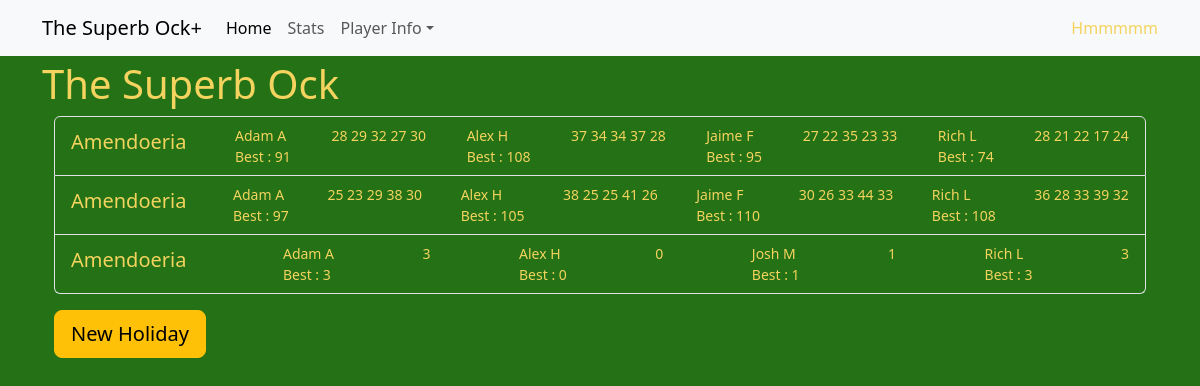
The page /the-superb-ock/ on the database as committed earlier.
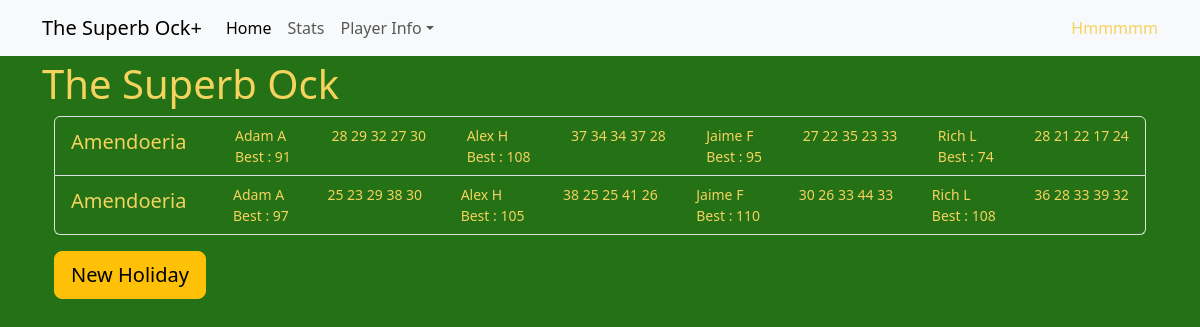
The same page on the database as committed later.
### tournaments/models.py (models this page shows, shortened)
class Holiday(models.Model):
    resort = models.ForeignKey(Resort,on_delete=models.CASCADE)
    tournament = models.ForeignKey(Tournament,on_delete=models.CASCADE)
    holiday_number = models.IntegerField()
    slug = models.SlugField(default="", null=False)

class Resort(models.Model):
    name = models.CharField(max_length=20)
    country = models.CharField(max_length=20)
    latitude = models.DecimalField(decimal_places=6,max_digits=9)
    longitude = models.DecimalField(decimal_places=6,max_digits=9)
    def __str__(self) -> str:
        return f"{self.name}"

class Player(models.Model):
    first_name = models.CharField(max_length=20)
    last_name = models.CharField(max_length=20)
    handedness = models.CharField(max_length=20)
    championships = models.IntegerField()
    def __str__(self) -> str:
        return f"{self.first_name} {self.last_name}"

### tournaments/views.py (the view, shortened to what this page needs)
# urls.py: path('<slug:tournament>/',views.TournamentView.as_view(),name='tournament'),
class TournamentView(View):
    template_name = 'tournaments/tournament.html'
    def catch(self,player):
            try:
                return Handicap.objects.filter(player=player).order_by('-holiday__holiday_number')[0].handicap_index
            except:
                return ""
    def get(self, request, tournament):
        selected_tournament = Tournament.objects.filter(slug=tournament).get()
        holidays = Holiday.objects.filter(tournament=selected_tournament)
        resorts = Resort.objects.all()
        player_by_handicap = Handicap.objects.all().order_by('-holiday__holiday_number')
        players = Player.objects.all()
        player_list = [[player, self.catch(player)] for player in players]
        scores = Score.objects.all()
        rounds = GolfRound.objects.all()
        holiday_set = []
        for holiday in holidays:
            data = []
            for player in Handicap.objects.filter(holiday=holiday).order_by('player__first_name'):
                top_scores = []
                for golf_round in rounds.filter(holiday=holiday):
                    top_scores.append(getPlayerScore(golf_round,player.player))
                top_3 = sorted(top_scores)
                data.append([player.player,top_scores,sum(top_3[-3:])])
            holiday_set.append([player.holiday,data])
        context = {
            'holidays': holidays,
            'tournament': tournament,
            'selected_tournament': selected_tournament,
            'resorts':resorts,
            'players':player_list,
            'holiday_set':holiday_set}
        return render(request, self.template_name, context)

### tournaments/models.py (called while the page is built)
    def __str__(self):
        return f'{self.name}'

### tournaments/views.py (called while the page is built)
def getPlayerScore(golf_round,player):
    scores = Score.objects.filter(player=player,golf_round=golf_round)
    stableford = sum([score.stableford_score if score.stableford_score != None else 0 for score in scores])
    return stableford

### tournaments/templates/tournaments/tournament.html (shortened to what this page needs)
{% extends 'tournaments/base.html' %} {% block content %}
<h1>{{selected_tournament}}</h1>
<div class="container">
  <div class="row">
    <div class="col">
      <ul class="list-group">
        {% for holiday in holiday_set %}
        <a class="list-group-item list-group-item-action "
          href="{% url 'rounds' tournament=tournament holiday=holiday.0.slug %}">
          <div class="d-flex w-100 justify-content-between">
            <h5 class="d-flex align-items-center me-2">{{holiday.0.resort}}</h5>
            {% for player in holiday.1 %}
              <small class="b-1">{{player.0.first_name}} {{player.0.last_name|first}}<br>Best : {{player.2}}</small>
                <small class="b-1 d-none d-xl-block">{% for score in player.1 %}
                {{score}}
                {% endfor %} </small>
            {% endfor %}
          </div>
        </a>
        {% endfor %}
      </ul>
    </div>
  </div>
  <div class="row">
    <div class="col">
      <button type="button" class="btn btn-warning btn-lg text-nowrap my-3" data-bs-toggle="modal"
        data-bs-target="#modalId">
        New Holiday
      </button>
    </div>
  </div>
  {% endblock content%}

Rows that differ between the two databases and show on the page:
removed Holiday: resort.name "Amendoeria", Player (first_name "Adam", last_name "A", player "3", 1 "3"), Player (first_name "Alex", last_name "H", player "0", 1 "0"), Player (first_name "Rich", last_name "L", player "3", 1 "3")
no longer on this page (row unchanged): Player: first_name "Josh", last_name "M", player "1", 1 "1", shown under "Amendoeria"
